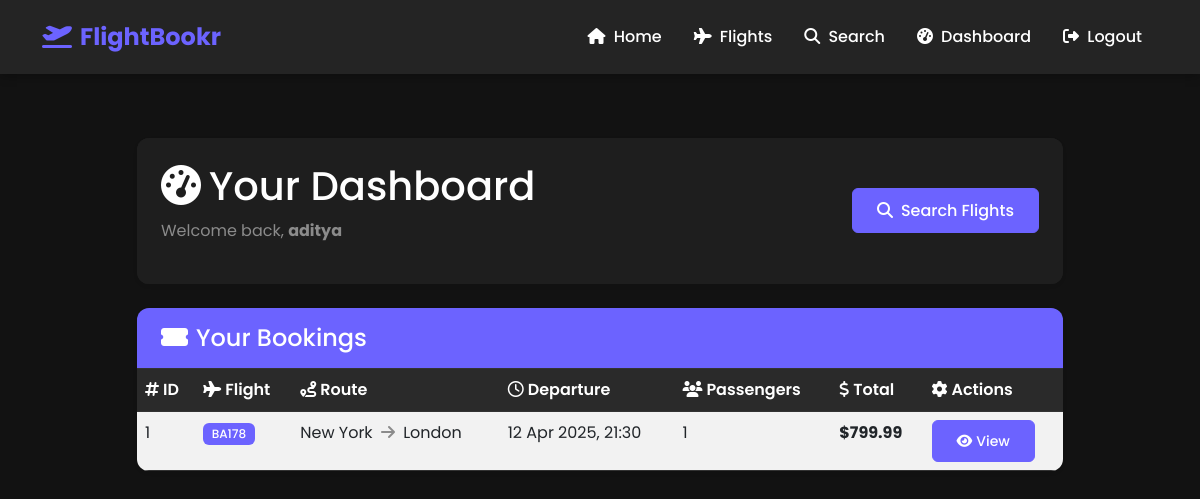
/dashboard (signed in), run on the app's committed database.
### tables this page shows
CREATE TABLE bookings (
        id INTEGER PRIMARY KEY AUTOINCREMENT,
        user_id INTEGER NOT NULL,
        flight_id INTEGER NOT NULL,
        booking_date TIMESTAMP DEFAULT CURRENT_TIMESTAMP,
        total_passengers INTEGER NOT NULL,
        total_price REAL NOT NULL,
        FOREIGN KEY (user_id) REFERENCES users (id),
        FOREIGN KEY (flight_id) REFERENCES flights (id)
    );

CREATE TABLE flights (
        id INTEGER PRIMARY KEY AUTOINCREMENT,
        flight_number TEXT NOT NULL,
        origin TEXT NOT NULL,
        destination TEXT NOT NULL,
        departure_time TIMESTAMP NOT NULL,
        arrival_time TIMESTAMP NOT NULL,
        price REAL NOT NULL,
        total_seats INTEGER NOT NULL,
        available_seats INTEGER NOT NULL
    );

### app.py (the view)
    def wrapped_view(**kwargs):
        if 'user_id' not in session:
            flash('Please log in to access this page', 'danger')
            return redirect(url_for('login'))
        return view(**kwargs)

### app.py (called while the page is built)
def login_required(view):
    def wrapped_view(**kwargs):
        if 'user_id' not in session:
            flash('Please log in to access this page', 'danger')
            return redirect(url_for('login'))
        return view(**kwargs)
    wrapped_view.__name__ = view.__name__
    return wrapped_view

@app.route('/dashboard')
@login_required
def dashboard():
    bookings = get_user_bookings(session['user_id'])
    return render_template('dashboard.html', bookings=bookings)

@app.template_filter('date_format')
def date_format(value, format='%Y-%m-%d %H:%M'):
    if value is None:
        return ""
    if isinstance(value, str):
        try:
            for fmt in ['%Y-%m-%d %H:%M:%S', '%Y-%m-%d %H:%M:%S.%f', '%Y-%m-%d %H:%M']:
                try:
                    value = datetime.strptime(value, fmt)
                    break
                except ValueError:
                    continue
        except Exception as e:
            print(f"Error parsing date: {e}")
            return value
    try:
        return value.strftime(format)
    except Exception as e:
        print(f"Error formatting date: {e}")
        return str(value)

### booking.py (called while the page is built)
def get_user_bookings(user_id):
    conn = get_db_connection()
    cursor = conn.cursor()
    cursor.execute(
        """
        SELECT b.*, f.flight_number, f.origin, f.destination, f.departure_time
        FROM bookings b
        JOIN flights f ON b.flight_id = f.id
        WHERE b.user_id = ?
        ORDER BY b.booking_date DESC
        """,
        (user_id,)
    )
    bookings = [dict(booking) for booking in cursor.fetchall()]
    conn.close()
    return bookings

### db.py (called while the page is built)
def get_db_connection():
    conn = sqlite3.connect(DATABASE_PATH)
    conn.row_factory = sqlite3.Row
    return conn

### templates/dashboard.html (shortened to what this page needs)
{% extends 'base.html' %}
{% block content %}
<div class="container py-5">
    <div class="row justify-content-center">
        <div class="col-lg-10">
            <div class="card shadow-sm border-0 mb-4">
                <div class="card-body p-4">
                    <div class="row align-items-center">
                        <div class="col-md-6">
                            <h1 class="mb-0"><i class="fas fa-tachometer-alt me-2"></i>Your Dashboard</h1>
                            <p class="text-muted mt-2">Welcome back, <strong>{{ session.username }}</strong></p>
                        </div>
                        <div class="col-md-6 text-md-end mt-3 mt-md-0">
                            <a href="{{ url_for('search') }}" class="btn btn-primary">
                                <i class="fas fa-search me-2"></i>Search Flights
                            </a>
                        </div>
                    </div>
                </div>
            </div>
            <div class="card shadow-sm border-0">
                <div class="card-header bg-primary text-white">
                    <h2 class="h4 m-0"><i class="fas fa-ticket-alt me-2"></i>Your Bookings</h2>
                </div>
                <div class="card-body p-0">
                    {% if bookings %}
                        <div class="table-responsive">
                            <table class="table table-striped table-hover mb-0">
                                <thead>
                                    <tr>
                                        <th><i class="fas fa-hashtag me-1"></i>ID</th>
                                        <th><i class="fas fa-plane me-1"></i>Flight</th>
                                        <th><i class="fas fa-route me-1"></i>Route</th>
                                        <th><i class="far fa-clock me-1"></i>Departure</th>
                                        <th><i class="fas fa-users me-1"></i>Passengers</th>
                                        <th><i class="fas fa-dollar-sign me-1"></i>Total</th>
                                        <th><i class="fas fa-cog me-1"></i>Actions</th>
                                    </tr>
                                </thead>
                                <tbody>
                                    {% for booking in bookings %}
                                    <tr>
                                        <td>{{ booking.id }}</td>
                                        <td><span class="badge bg-primary">{{ booking.flight_number }}</span></td>
                                        <td>{{ booking.origin }} <i class="fas fa-arrow-right mx-1 text-muted"></i> {{ booking.destination }}</td>
                                        <td>{{ booking.departure_time|date_format('%d %b %Y, %H:%M') }}</td>
                                        <td>{{ booking.total_passengers }}</td>
                                        <td><strong>${{ booking.total_price }}</strong></td>
                                        <td>
                                            <a href="{{ url_for('booking_details', booking_id=booking.id) }}" class="btn btn-sm btn-primary">
                                                <i class="fas fa-eye me-1"></i>View
                                            </a>
                                        </td>
                                    </tr>
                                    {% endfor %}
                                </tbody>
                            </table>
                        </div>
                    {% endif %}
                </div>
            </div>
        </div>
    </div>
</div>
{% endblock %}

### static/css/style.css (style rules this page uses)
:root { --primary-color: #6c63ff; --primary-color-dark: #5046e5; --secondary-color: #4a47a3; --accent-color: #ff6b6b; --dark-bg: #121212; --card-bg: #1e1e1e; --header-bg: #242424; --card-header: #2a2a2a; --text-primary: #ffffff; --text-secondary: #b3b3b3; --text-muted: #8b8b8b; --border-color: #333333; --hover-color: #7367ff; --success-color: #4caf50; --info-color: #2196f3; --warning-color: #ff9800; --danger-color: #f44336; }
body { font-family: 'Poppins', sans-serif; line-height: 1.6; color: var(--text-primary); background-color: var(--dark-bg); }
.card { border: none; border-radius: 12px; box-shadow: 0 5px 15px rgba(0, 0, 0, 0.3); overflow: hidden; transition: transform 0.3s, box-shadow 0.3s; margin-bottom: 1.5rem; background-color: var(--card-bg); }
.card-header { background-color: var(--card-header); color: var(--text-primary); font-weight: 600; padding: 1rem 1.5rem; border-bottom: 1px solid var(--border-color); }
.card-body { padding: 1.5rem; background-color: var(--card-bg); color: var(--text-primary); }
.btn { padding: 0.6rem 1.5rem; border-radius: 6px; font-weight: 500; transition: all 0.3s; }
.btn-primary { background-color: var(--primary-color); border-color: var(--primary-color); color: white; }
.table { width: 100%; margin-bottom: 1.5rem; color: var(--text-primary); }
.table th { font-weight: 600; background-color: var(--card-header); color: var(--text-primary); border-color: var(--border-color); }
.table td { border-color: var(--border-color); }
.table-striped tbody tr:nth-of-type(odd) { background-color: rgba(255, 255, 255, 0.03); }
.badge { font-weight: 500; padding: 0.4em 0.7em; }
.bg-primary { background-color: var(--primary-color) !important; }
.text-muted { color: var(--text-muted) !important; }
.text-white { color: var(--text-primary) !important; }

### data on the page
bookings: id "1", flight_number "BA178", origin "New York", destination "London", departure_time "12 Apr 2025, 21:30", total_passengers "1", total_price "799.99"

### other printed values
{{ session.username }} "aditya"
